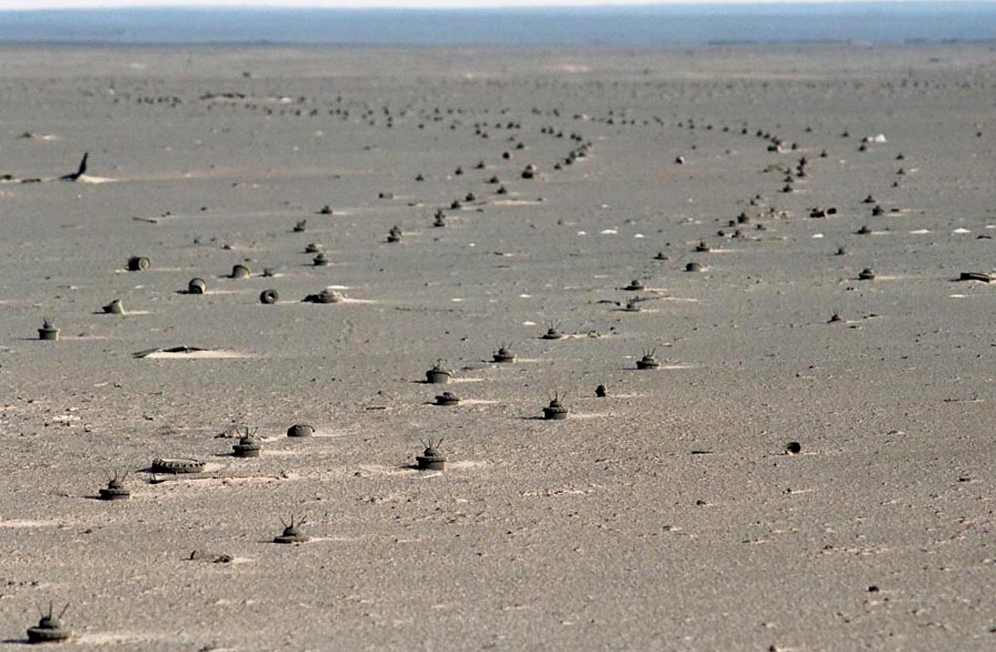
%> input picture landmine.jpg, 996 x 652 px
$ octave --eval "result = LoG_Blob(imread('landmine.jpg'));"   (GNU Octave 9; MATLAB toolbox functions it lacks are replaced by stand-ins)
%> lines starting %> are read from the running program, lines starting %| are printed output that depends on the picture
function [points]=LoG_Blob(img,num_blobs)  %function: Extract Log spots
img=double(img(:,:,1));
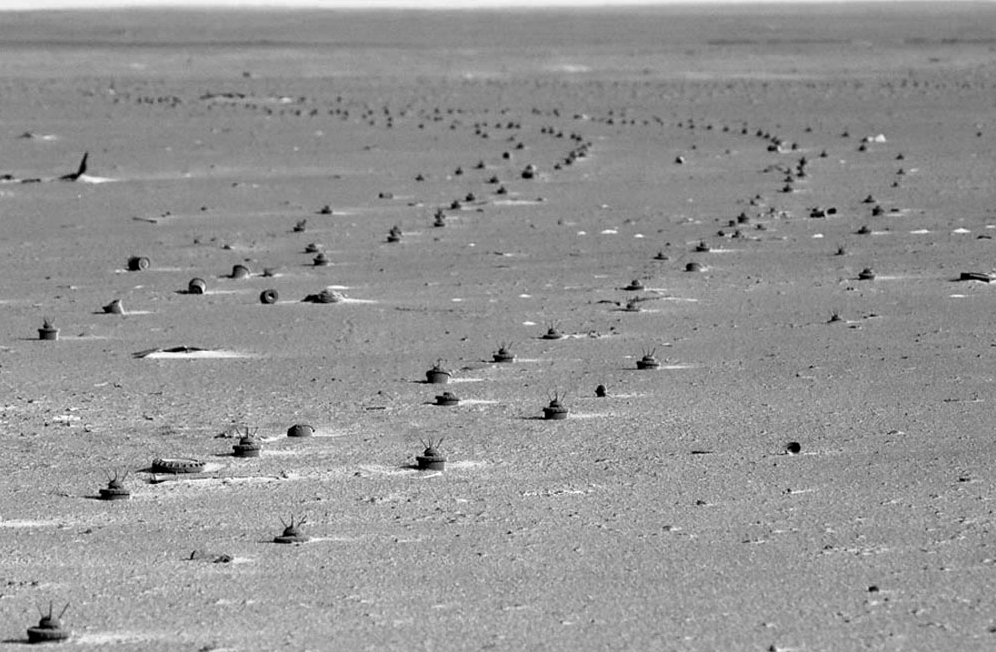
%> img: size 652x996 double; min 0, max 255, mean 148.1
if nargin==1    %If input is only 1£¨img£©
    num=120;    %Set the number of spots 120
else
    num=num_blobs;
end
%Set log parameters
sigma_begin=2;
sigma_end=15;
sigma_step=1;
sigma_array=sigma_begin:sigma_step:sigma_end;
sigma_nb=numel(sigma_array);
    %n = numel(A) returns the number of elements, n, in array A
    %equivalent to prod(size(A)).
img_height=size(img,1);
%> img_height = 652
img_width=size(img,2);
%> img_width = 996

snlo=zeros(img_height,img_width,sigma_nb);
for i=1:sigma_nb
    sigma=sigma_array(i);
    snlo(:,:,i)=sigma*sigma*imfilter(img,fspecial('log',...
        floor(6*sigma+1),sigma),'replicate');
end
%Searching for peaks
snlo_dil=imdilate(snlo,ones(3,3,3));
blob_candidate_index=find(snlo==snlo_dil);
%> blob_candidate_index = 10889 values from 51 to 9091387
blob_candidate_value=snlo(blob_candidate_index);
[temp,index]=sort(blob_candidate_value,'descend');
blob_index=blob_candidate_index(index(1:min(num,numel(index))));
%> blob_index = 120 values, max 5221850 at index 29, min 5394 at index 48, mean 922406.8
[lig,col,sca]=ind2sub([img_height,img_width,sigma_nb],blob_index);
%> lig = 120 values, max 650 at index 82, min 147 at index 98, mean 348.4; col = 120 values, max 988 at index 30, min 9 at index 48, mean 435.8; sca = 120 values, max 9 at index 29, min 1 at index 4, mean 1.98
points=[lig,col,3*reshape(sigma_array(sca),[size(lig,1),1])];
%> points = 120 rows, first 12: [448 795 12; 392 601 12; 433 293 12; 351 175 6; 265 134 15; 482 154 6; 463 427 21; 451 243 21; 350 183 6; 212 833 9; 350 180 9; 401 443 15]
%> `result = LoG_Blob(imread('landmine.jpg'));`: result has the same summary as points in LoG_Blob
end
